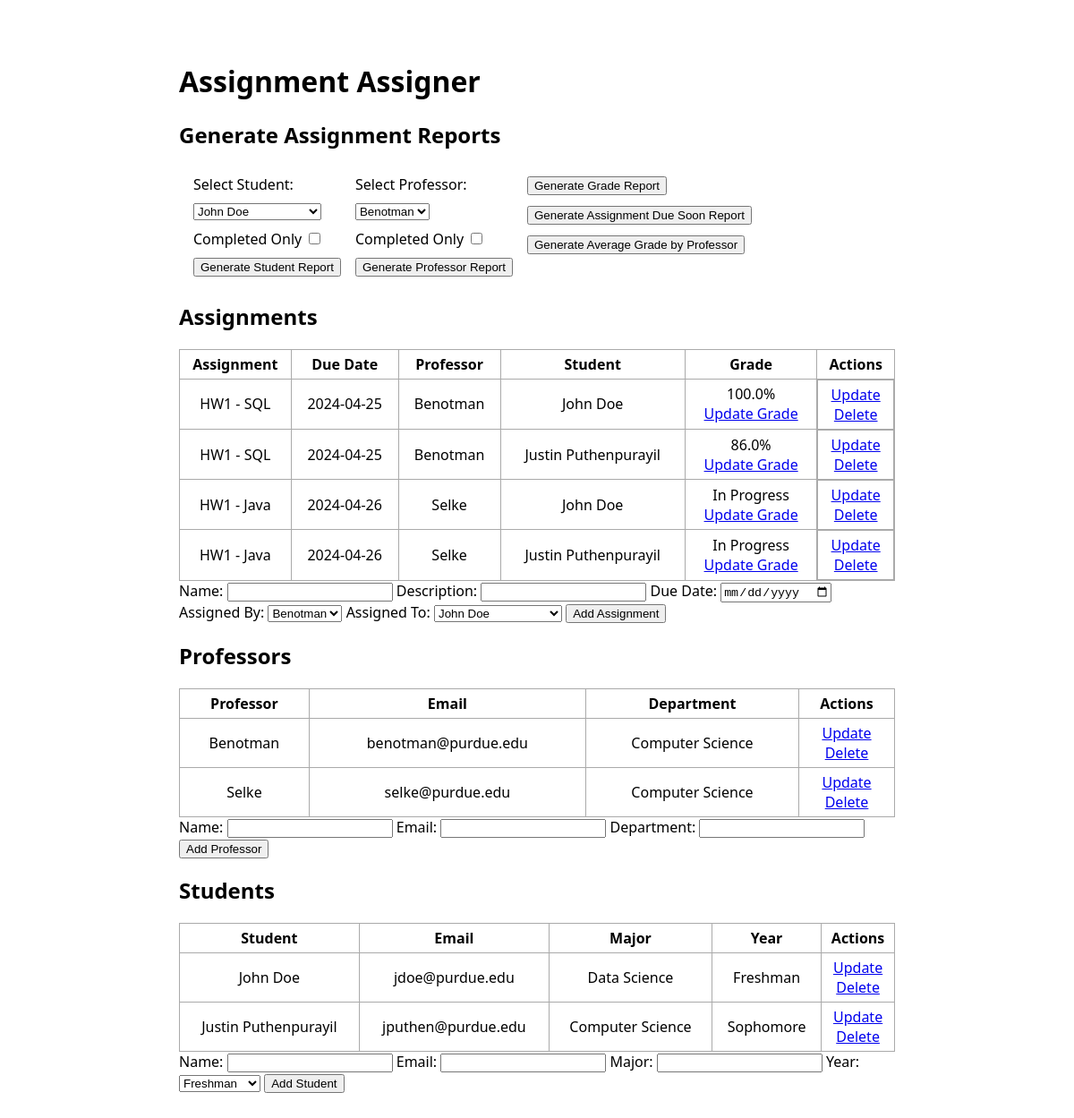
The page / on the database its author committed.
### app.py (models this page shows, shortened)
class Assignment(db.Model):
    id = db.Column(db.Integer, primary_key=True)
    student_id = db.Column(db.Integer, db.ForeignKey("student.id"), nullable=False)
    professor_id = db.Column(db.Integer, db.ForeignKey("professor.id"), nullable=False)
    name = db.Column(db.String(200), nullable=False)
    description = db.Column(db.Text, nullable=False)
    due_date = db.Column(db.DateTime, nullable=False, default=datetime.utcnow)
    student = db.relationship("Student", backref="assignments")
    professor = db.relationship("Professor", backref="assignments")

class Professor(db.Model):
    id = db.Column(db.Integer, primary_key=True)
    name = db.Column(db.String(100), nullable=False)
    email = db.Column(db.String(100), unique=True, nullable=False)
    department = db.Column(db.String(100), nullable=False)

class Student(db.Model):
    id = db.Column(db.Integer, primary_key=True)
    name = db.Column(db.String(100), nullable=False)
    email = db.Column(db.String(100), unique=True, nullable=False)
    major = db.Column(db.String(100), nullable=True)
    year = db.Column(db.String(100), nullable=True)

class Grades(db.Model):
    id = db.Column(db.Integer, primary_key=True)
    student_id = db.Column(db.Integer, db.ForeignKey("student.id"), nullable=False)
    assignment_id = db.Column(
        db.Integer, db.ForeignKey("assignment.id"), nullable=False
    )
    grade = db.Column(db.Float, nullable=True)
    student = db.relationship("Student", backref="grades_received")
    assignment = db.relationship("Assignment", backref="grades")

### app.py (the view)
@app.route("/", methods=["POST", "GET"])
def index():  # define route
    if request.method == "POST":
        action = request.form.get("action")
        if action == "addStudent":
            student_name = request.form["studentName"]
            student_email = request.form["studentEmail"]
            student_major = request.form["studentMajor"]
            student_year = request.form["studentYear"]
            new_student = Student(
                name=student_name,
                email=student_email,
                major=student_major,
                year=student_year,
            )
            try:
                db.session.add(new_student)
                db.session.commit()
                return redirect("/")
            except:
                return "Error adding student"
        elif action == "addProfessor":
            professor_name = request.form["professorName"]
            professor_email = request.form["professorEmail"]
            professor_department = request.form["professorDepartment"]
            new_professor = Professor(
                name=professor_name,
                email=professor_email,
                department=professor_department,
            )
            try:
                db.session.add(new_professor)
                db.session.commit()
                return redirect("/")
            except:
                return "Error adding professor"
        elif action == "addAssignment":
            assignment_name = request.form["assignmentName"]
            assignment_description = request.form["assignmentDescription"]
            assignment_due_date_str = request.form["assignmentDueDate"]
            assignment_professor_id = request.form["assignmentProfessorId"]
            assignment_student_id = request.form["assignmentStudentId"]
            assignment_due_date = datetime.strptime(assignment_due_date_str, "%Y-%m-%d")
            new_assignment = Assignment(
                name=assignment_name,
                description=assignment_description,
                due_date=assignment_due_date,
                professor_id=assignment_professor_id,
                student_id=assignment_student_id,
            )
            try:
                db.session.add(new_assignment)
                db.session.commit()
                new_student_assignment = Student_Assignments(
                    student_id=assignment_student_id,
                    assignment_id=new_assignment.id,
                    status="In Progress",
                )
                db.session.add(new_student_assignment)
                db.session.commit()
                new_grade = Grades(
                    student_id=assignment_student_id,
                    assignment_id=new_assignment.id,
                    grade="-1",
                )
                db.session.add(new_grade)
                db.session.commit()
                return redirect("/")
            except Exception as e:
                return "Error adding assignment" + str(e)
    else:
        students = Student.query.order_by(Student.name).all()
        professors = Professor.query.order_by(Professor.name).all()
        assignments = Assignment.query.order_by(Assignment.due_date).all()
        grades = Grades.query.all()
        return render_template(
            "index.html",
            assignments=assignments,
            professors=professors,
            students=students,
            grades=grades,
        )

### templates/index.html (shortened to what this page needs)
{% extends 'base.html' %}
{% block body %}
<div class="content">
    <h1>Assignment Assigner</h1>
    <h2>Generate Assignment Reports</h2>
    <div class="report">
        <form action="/report/student" method="GET" onsubmit="event.preventDefault(); redirectToStudentReport();">
            <span class="reportSingle">
                <label for="studentId">Select Student:</label>
                <select name="id" id="studentId" required>
                    {% for student in students %}
                    <option value="{{ student.id }}">{{ student.name }}</option>
                    {% endfor %}
                </select>
                <span>
                    <label for="gradeFilterId">Completed Only</label>
                    <input type="checkbox" id="gradeFilterId" name="gradeFilterId">
                </span>
                <input type="submit" value="Generate Student Report">
            </span>
        </form>
        <form action="/report/professor" method="GET" onsubmit="event.preventDefault(); redirectToProfessorReport();">
            <span class="reportSingle">
                <label for="professorId">Select Professor:</label>
                <select name="id" id="professorId" required>
                    {% for professor in professors %}
                    <option value="{{ professor.id }}">{{ professor.name }}</option>
                    {% endfor %}
                </select>
                <span>
                    <label for="gradeFilterId">Completed Only</label>
                    <input type="checkbox" id="gradeFilterId" name="gradeFilterId">
                </span>
                <input type="submit" value="Generate Professor Report">
            </span>
        </form>
        <span class="reportSingle">
            <form action="/report/avgGrades/" method="GET" onsubmit="event.preventDefault(); redirectGrade();">
                <input type="submit" value="Generate Grade Report">
            </form>
            <form action="/report/dueSoon/" method="GET" onsubmit="event.preventDefault(); redirectDueSoon();">
                <input type="submit" value="Generate Assignment Due Soon Report">
            </form>
            <form action="/report/avgGradeByProfessor/" method="GET"
                onsubmit="event.preventDefault(); redirectAvgProfGrade();">
                <input type="submit" value="Generate Average Grade by Professor">
            </form>
        </span>
    </div>
    <h2>Assignments</h2>
    {% if professors|length < 1 %} <h4>No Assignments in database</h4>
        {% else %}
        <table>
            <tr>
                <th>Assignment</th>
                <th>Due Date</th>
                <th>Professor</th>
                <th>Student</th>
                <th>Grade</th>
                <th>Actions</th>
            </tr>
            {% for assignment in assignments %}
            <tr>
                <td>{{ assignment.name }} - {{ assignment.description }}</td>
                <td>{{ assignment.due_date.strftime('%Y-%m-%d') }}</td>
                <td>{{ assignment.professor.name }}</td>
                <td>{{ assignment.student.name }}</td>
                <td>
                    {% for grade in grades %}
                    {% if grade.student_id == assignment.student.id and grade.assignment_id == assignment.id %}
                    <span id="grade{{ grade.id }}">{{ grade.grade }}%</span>
                    <br>
                    <a href="/addGrade/{{grade.id}}">Update Grade</a>
                    {% endif %}
                    {% endfor %}
                </td>
                <td style="display: flex; flex-direction: column;">
                    <a href="/update/assignment/{{assignment.id}}">Update</a>
                    <a href="/delete/assignment/{{assignment.id}}">Delete</a>
                </td>
            </tr>
            {% endfor %}
        </table>
        {% endif %}
        <form action="/" method="POST">
            <label for="assignmentName">Name: </label>
            <input required type="text" label name="assignmentName" id="assignmentName">
            <label for="assignmentDescription">Description: </label>
            <input required type="text" label name="assignmentDescription" id="assignmentDescription">
            <label for="assignmentDueDate">Due Date: </label>
            <input required type="date" label name="assignmentDueDate" id="assignmentDueDate">
            <label for="assignmentProfessorId">Assigned By: </label>
            <select name="assignmentProfessorId" id="assignmentProfessorId">
                {% for professor in professors %}
                <option value="{{professor.id}}">{{professor.name}}</option>
                {% endfor %}
            </select>
            <label for="assignmentStudentId">Assigned To: </label>
            <select name="assignmentStudentId" id="assignmentStudentId">
                {% for student in students %}
                <option value="{{student.id}}">{{student.name}}</option>
                {% endfor %}
            </select>
            <input type="submit" value="Add Assignment">
        </form>
        <h2>Professors</h2>
        {% if professors|length < 1 %} <h4>No professors in database</h4>
            {% else %}
            <table>
                <tr>
                    <th>Professor</th>
                    <th>Email</th>
                    <th>Department</th>
                    <th>Actions</th>
                </tr>
                {% for professor in professors %}
                <tr>
                    <td>{{ professor.name }}</td>
                    <td>{{ professor.email }}</td>
                    <td>{{ professor.department }}</td>
                    <td>
                        <a href="/update/professor/{{professor.id}}">Update</a>
                        <br>
                        <a href="/delete/professor/{{professor.id}}">Delete</a>
                    </td>
                </tr>
                {% endfor %}
            </table>
            {% endif %}
            <form action="/" method="POST">
                <label for="professorName">Name: </label>
                <input required type="text" label name="professorName" id="professorName">
                <label for="professorEmail">Email: </label>
                <input required type="email" label name="professorEmail" id="professorEmail">
                <label for="professorDepartment">Department: </label>
                <input required type="text" label name="professorDepartment" id="professorDepartment">
                <input type="submit" value="Add Professor">
            </form>
            <h2>Students</h2>
            {% if students|length < 1 %} <h4>No students in database</h4>
                {% else %}
                <table>
                    <tr>
                        <th>Student</th>
                        <th>Email</th>
                        <th>Major</th>
                        <th>Year</th>
                        <th>Actions</th>
                    </tr>
                    {% for student in students %}
                    <tr>
                        <td>{{ student.name }}</td>
                        <td>{{ student.email }}</td>
                        <td>{{ student.major }}</td>
                        <td style="text-transform: capitalize;">{{ student.year }}</td>
                        <td>
                            <a href="/update/student/{{student.id}}">Update</a>
                            <br>
                            <a href="/delete/student/{{student.id}}">Delete</a>
                        </td>
                    </tr>
                    {% endfor %}
                </table>
                {% endif %}
                <form action="/" method="POST">
                    <label for="studentName">Name: </label>
                    <input required type="text" label name="studentName" id="studentName">
                    <label for="studentName">Email: </label>
                    <input required type="email" label name="studentEmail" id="studentEmail">
                    <label required for="studentName">Major: </label>
                    <input type="text" label name="studentMajor" id="studentMajor">
                    <label required for="studentYear">Year: </label>
                    <select name="studentYear" id="studentYear">
                        <option value="freshman">Freshman</option>
                    </select>
                    <input type="submit" value="Add Student">
                </form>
</div>
{% endblock %}

### templates/base.html (shortened to what this page needs)
<!DOCTYPE html>
<html lang="en">
<head>
    <link rel="stylesheet" href="{{url_for('static', filename='css/main.css')}}">
</head>
<body>
    {% block body%}{% endblock %}
</body>
</html>

### static/css/main.css (style rules this page uses)
body, html { margin: 0; font-family: "Segoe UI", Tahoma, Geneva, Verdana, sans-serif; }
.content { margin: 0 auto; padding: 3rem; max-width: 800px; }
table, td, th { border: 1px solid #aaa; }
table { border-collapse: collapse; width: 100%; }
th { height: 30px; }
td { text-align: center; padding: 5px; }
.report { display: flex; flex-direction: row; margin: 0.5rem; }
.reportSingle { display: flex; flex-direction: column; align-items: start; margin: 0.5rem; gap: 10px; }

### rows shown on the page
Assignment: name "HW1", description "SQL", due_date "2024-04-25", professor.name "Benotman", student.name "John Doe"
Grades: grade "100.0"
Assignment: name "HW1", description "SQL", due_date "2024-04-25", professor.name "Benotman", student.name "Justin Puthenpurayil"
Grades: grade "86.0"
Assignment: name "HW1", description "Java", due_date "2024-04-26", professor.name "Selke", student.name "John Doe"
Assignment: name "HW1", description "Java", due_date "2024-04-26", professor.name "Selke", student.name "Justin Puthenpurayil"
Professor: name "Benotman", email "benotman@purdue.edu", department "Computer Science"
Professor: name "Selke", email "selke@purdue.edu", department "Computer Science"
Student: name "John Doe", email "jdoe@purdue.edu", major "Data Science", year "Freshman"
Student: name "Justin Puthenpurayil", email "jputhen@purdue.edu", major "Computer Science", year "Sophomore"

### other values the page prints
form field id "John Doe"
form field id "Benotman"
form field assignmentProfessorId "Benotman"
form field assignmentStudentId "John Doe"
